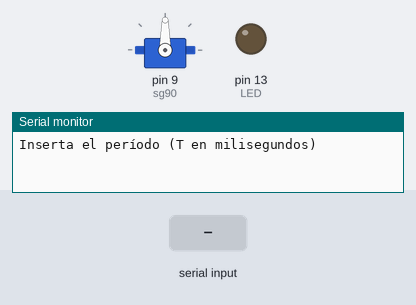
A sketch run on a simulated Arduino Uno, built with avr-gcc and run on an emulated ATmega328P. On the bench: servo, output pins drawn as LEDs (lit = HIGH), the last lines printed to the serial monitor. Dashed ring = blinking. The inputs (shaded band) are chosen by the test bench.

Above: at 0.9 s.
1.0 s: "90,45\n" received over Serial
2.5 s: "30,150\n" received over Serial
At 3.7 s:
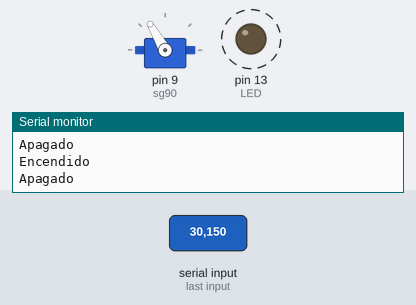
4.0 s: "a90\n" received over Serial
Timing chart, 0 to 13.0 s (numbered marks = the images above; inputs shaded):
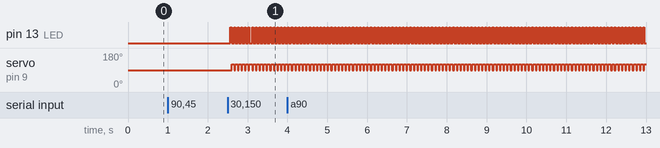

Measured:
- after the input at 2.5 s, pin 13 (LED): alternates HIGH for 0.03 s and LOW for 0.06 s, starting after 0.07 s; servo on pin 9 (sg90): alternates 120° for 0.06 s and 90° for 0.03 s, starting after 0.10 s

The sketch:

practica4.2.ino
```cpp
#include <Servo.h>

Servo sg90;

unsigned long tiempoApagado;
unsigned long tiempoEncendido;

const float f = 0.3333f;
const int LED = 13;
float semiCicloBajo = 0.8;
float semiCicloAlto = 0.2;


void setup() {
  Serial.begin(115200);
  sg90.attach(9);
  pinMode(LED, OUTPUT);

  Serial.println("Inserta el período (T en milisegundos)");
  esperarDato();
  long intervalo = leerString().toInt();
  Serial.print("Intervalo: ");
  Serial.println(intervalo);


  Serial.println("Teclee el semiciclo en alto de 0 a 100");
  esperarDato();
  int porcentaje = leerString().toInt();


  Serial.print("Porcentaje: ");
  Serial.println(porcentaje);


  tiempoEncendido = intervalo * porcentaje / 100;
  tiempoApagado = intervalo - tiempoEncendido;

  Serial.print("tiempoEncendido: ");
  Serial.println(tiempoEncendido);

  Serial.print("tiempoApagado: ");
  Serial.println(tiempoApagado);

}

void loop() {
  readSerial();

  sg90.write(90);
  digitalWrite(LED, HIGH);
  Serial.println("Encendido");
  asyncDelay(tiempoEncendido);

  sg90.write(120);
  digitalWrite(LED, LOW);
  Serial.println("Apagado");
  asyncDelay(tiempoApagado);


}

void asyncDelay(unsigned long interval) {
  unsigned long currentTime = millis();
  while (millis() < currentTime + interval) {
    readSerial();
  }
}

void readSerial() {
  if (Serial.available()) {
    char letra = Serial.read();
    if (letra == 'a') {
      Serial.println("--------------------");
      Serial.println("Modo uno");
      semiCicloBajo = 0.8;
      semiCicloAlto = 0.2;
    } else if (letra == 'b') {
      Serial.println("--------------------");
      Serial.println("Modo dos");
      semiCicloBajo = 0.2;
      semiCicloAlto = 0.8;
    } else
      return;
  }
}

String leerString() // lee mas de un caracter y lo retorna
{
  String cadena = "";
  while (Serial.available() > 0)
  {
    cadena = cadena + (char) Serial.read();
    delay(10);
  }
  return cadena;
}

void esperarDato() // funcion que espera hasta que se reciba un dato para continuar con la ejecucion
{
  limpiarSerial();
  while (Serial.available() == 0) {}
}

void limpiarSerial() // lee todo lo que hay en el monitor serial para recibir nuevos datos
{
  while (Serial.available()) Serial.read();
}
```
